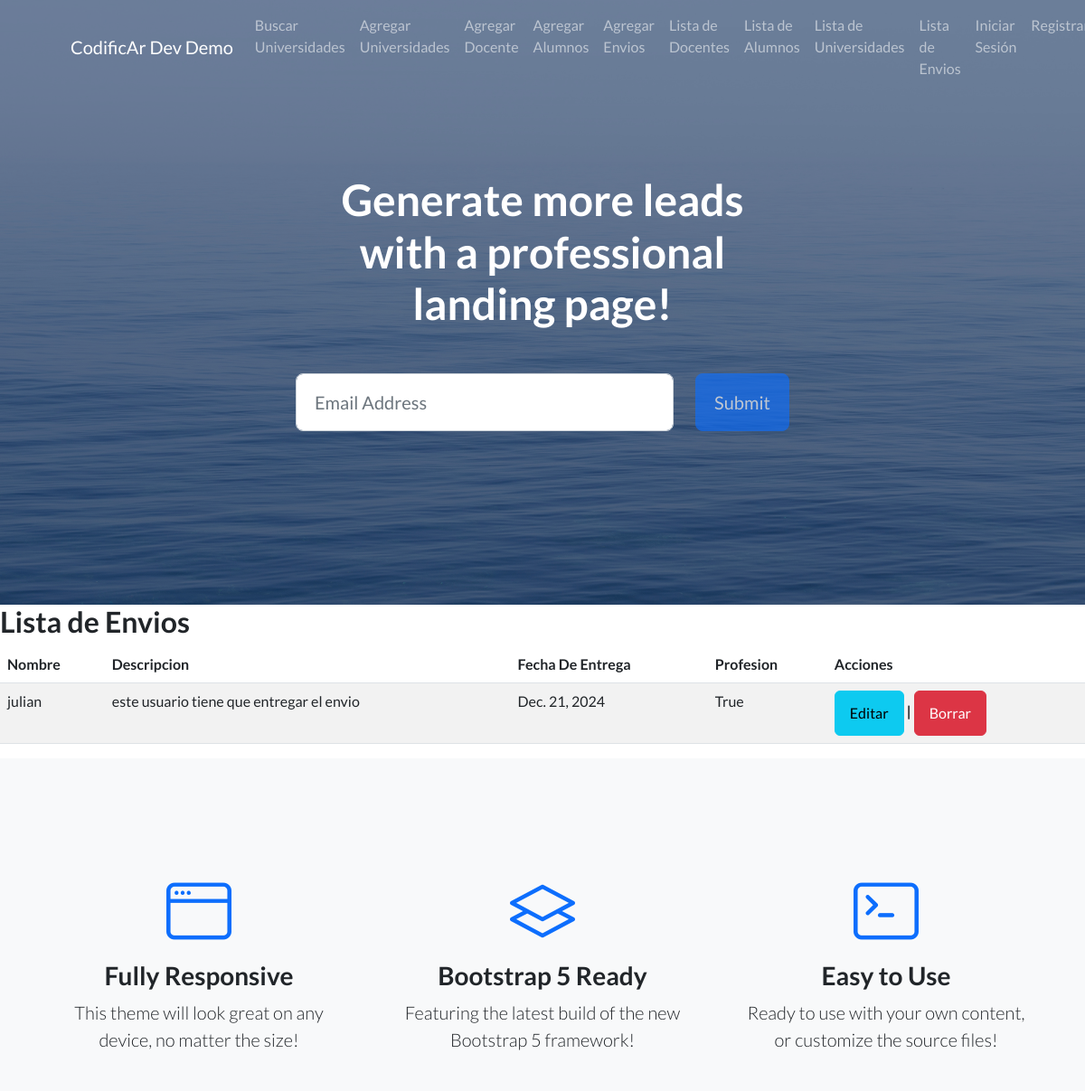
The app's page /lista_envio/ (upper part), older data.
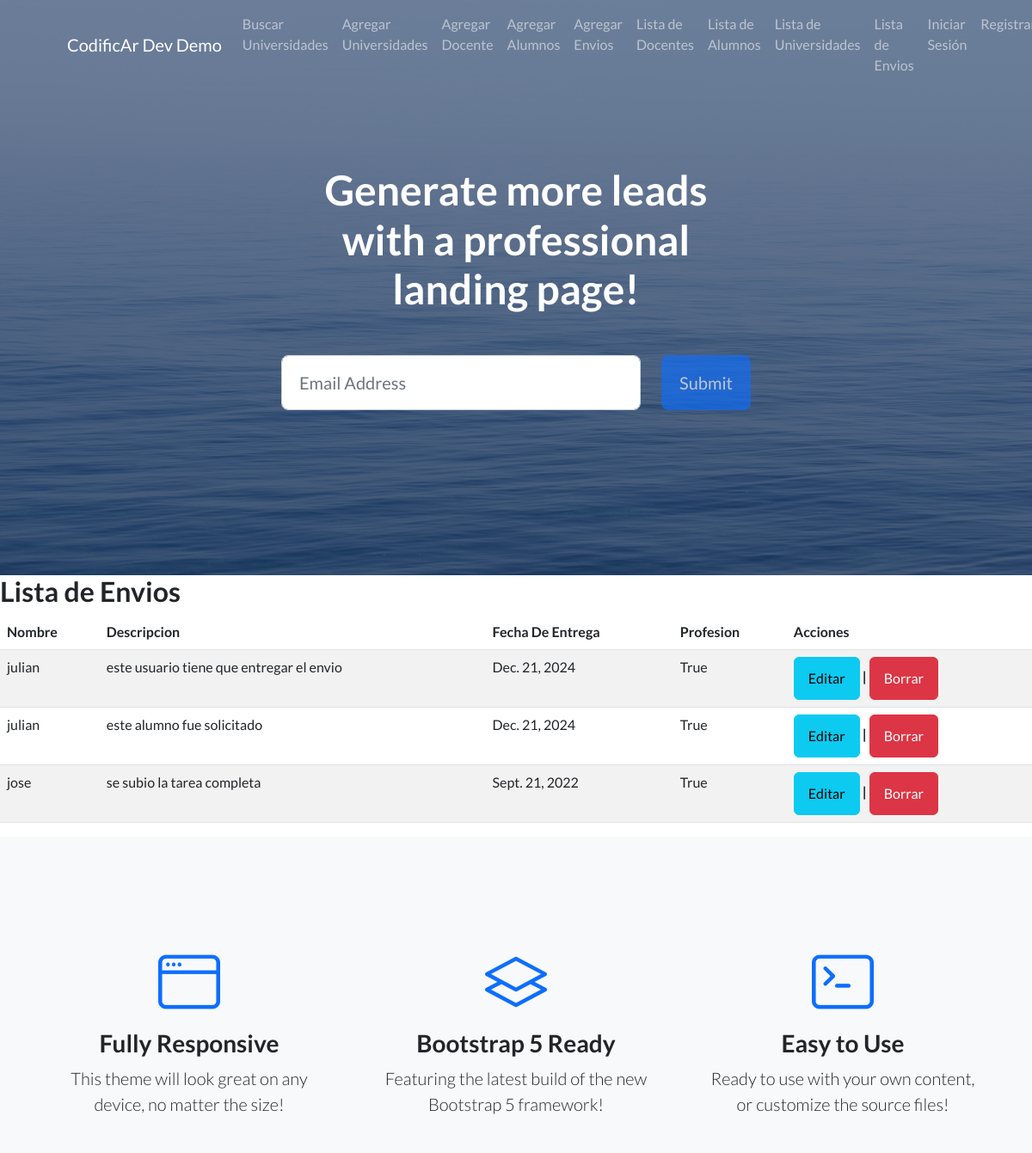
The same page, newer data.
### AppCoder/models.py (models this page shows, shortened)
class Envio(models.Model):
    nombre = models.CharField(max_length=30)
    descripcion = models.TextField()
    fecha_de_entrega = models.DateField()
    entregado = models.BooleanField()

### AppCoder/views.py (the view)
# urls.py: path('lista_envio/', views.EnvioListView.as_view(), name='lista_envio'),
class EnvioListView(ListView):
    model = Envio  # Modelo con el que trabaja esta vista
    template_name = "appcoder/lista_envio.html"  # Plantilla para renderizar la lista

### AppCoder/templates/appcoder/lista_envio.html (shortened to what this page needs)
{% extends 'appcoder/index.html' %}
{% block contenidoQueCambia %}
<h2>Lista de Envios </h2>
<table class="table table-striped">
    <thead>
        <tr>
            <th>Nombre</th>
            <th>Descripcion</th>
            <th>Fecha De Entrega</th>
            <th>Profesion</th>
            <th>Acciones</th>
        </tr>
    </thead>
    <tbody>
        {% for envio in object_list %}
        <tr>
            <td>{{ envio.nombre }}</td>
            <td>{{ envio.descripcion }}</td>
            <td>{{ envio.fecha_de_entrega }}</td>
            <td>{{ envio.entregado }}</td>
            <th>
                <a name=""id=""class="btn btn-info"href="{% url 'editar_envio' envio.id %}"role="button">Editar</a>
                |
                <a name=""id=""class="btn btn-danger"href="{% url 'eliminar_envio' envio.id %}"role="button">Borrar</a>
            </th>
        </tr>
        {% endfor %}
    </tbody>
</table>
{% endblock %}

Row changes from the older to the newer data that the page shows:
added Envio: nombre "julian", descripcion "este alumno fue solicitado", fecha_de_entrega "Dec. 21, 2024", entregado "True"
added Envio: nombre "jose", descripcion "se subio la tarea completa", fecha_de_entrega "Sept. 21, 2022", entregado "True"
